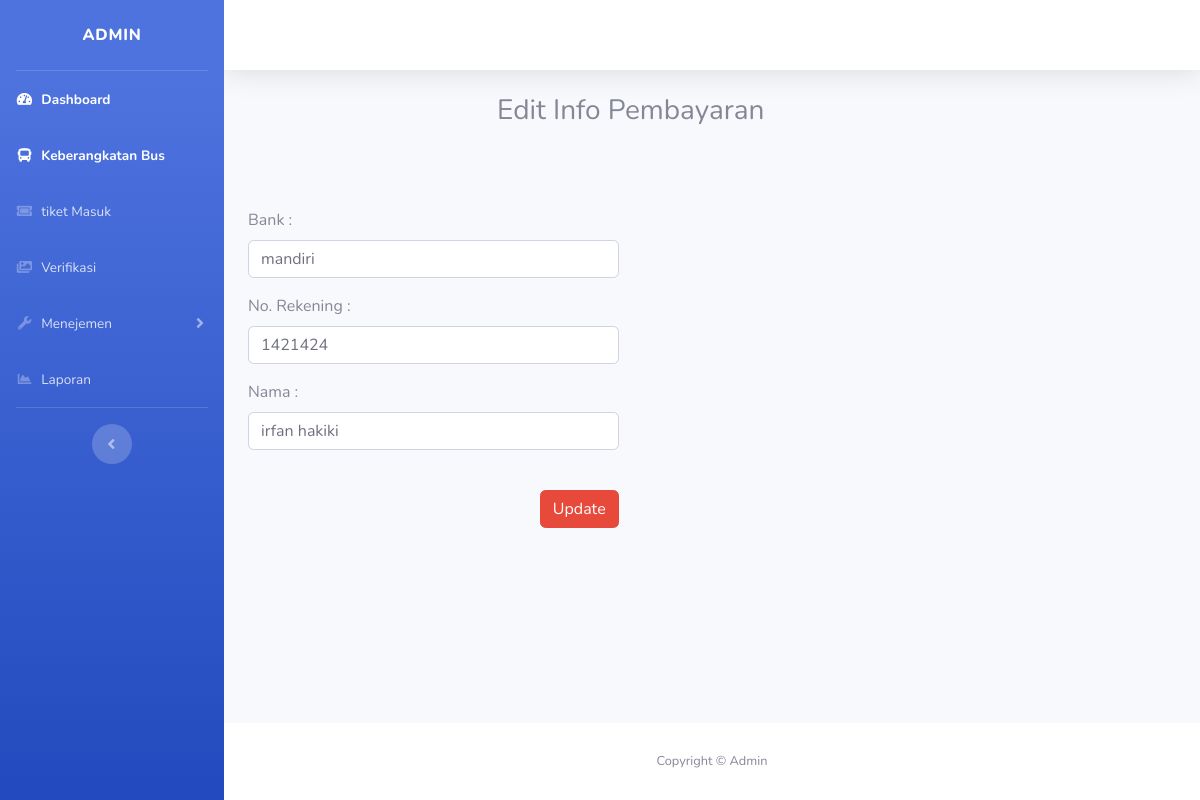
The app's page /admin/admin2.php?halaman=edit_pembayaran&&id=5 with its own data.
### tables this page shows
CREATE TABLE `pembayaran` (
  `id` int(10) NOT NULL,
  `bank` varchar(10) NOT NULL,
  `nmr_rekening` varchar(30) NOT NULL,
  `atas_nama` varchar(50) NOT NULL
);

### admin/edit_pembayaran.php (the view, shortened to what this page needs)
<?php
	include '../config/koneksi.php';
	$id    = $_GET['id'];
	$edit  = "SELECT * FROM pembayaran where id='$id'";
	$hasil = mysqli_query($conn, $edit)or die(mysqli_error($conn));
	$data  = mysqli_fetch_array($hasil);
?>
<div class="col-md-10">
    <h3>
        <div align="center">Edit Info Pembayaran</div>
    </h3>
    <br><br><br>
    <form class="form-horizontal" action="../config/update_rekening.php" method="POST">
        <div class="form-group">
            <label class="control-label col-sm-4" for="bank">Bank :</label>
            <div class="col-sm-6">
                <input type="bank" class="form-control" name="bank" value="<?php echo $data['bank']; ?>">
            </div>
        </div>
        <div class="form-group">
            <label class="control-label col-sm-4" for="jadwal">No. Rekening :</label>
            <div class="col-sm-6">
                <input type="rekening" class="form-control" name="rekening" value="<?php echo $data['nmr_rekening']; ?>">
            </div>
        </div>
        <div class="form-group">
            <label class="control-label col-sm-4" for="rute">Nama :</label>
            <div class="col-sm-6">
                <input type="rute" class="form-control" name="nama" value="<?php echo $data['atas_nama']; ?>">
            </div>
        </div>
        <div class="form-group">
            <div class="col-sm-6" align="right">
                <button class="btn btn-danger">Update</button>
            </div>
        </div>
    </form>
</div>

### records on screen
pembayaran: bank "mandiri", rekening "1421424", nama "irfan hakiki"
